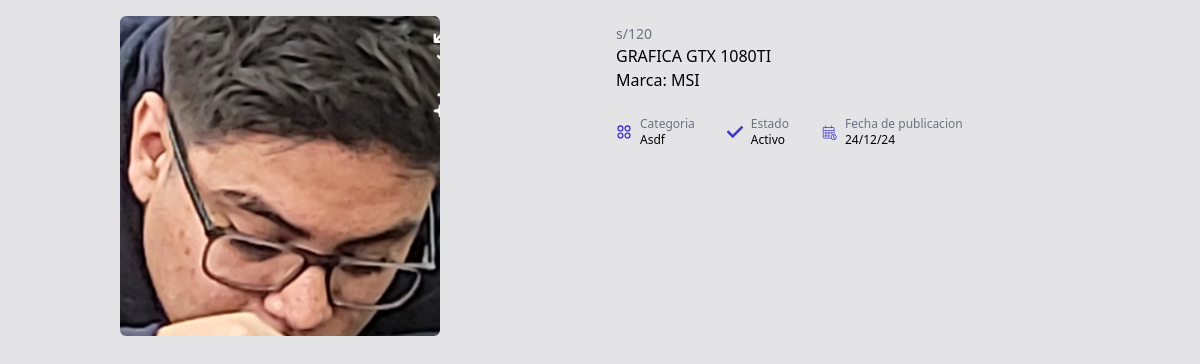
The app's page /8/ with its own data.
### shop/models.py (models this page shows, shortened)
class Products(models.Model):
    name = models.CharField(max_length=50)
    description = models.TextField()
    price = models.IntegerField()
    category = models.ForeignKey(Category, on_delete=models.CASCADE, related_name='productsAll')
    is_active = models.BooleanField(default=True)
    created_at = models.DateTimeField(auto_now_add=True)
    image = models.ImageField(upload_to='products',blank=True, null=True)
    class Meta:
        verbose_name_plural = 'Product'
    @property
    def category_name(self):
        return self.category.name

class Category(models.Model):
    name = models.CharField(max_length=50)
    class Meta:
        verbose_name_plural = 'Categories'

### shop/views.py (the view)
# urls.py: path('<int:pk>/',ProductDetailView.as_view(), name='product_detail'),
class ProductDetailView(DetailView):
    model = Products
    template_name = "shop/product_detail.html"
    context_object_name = 'products'

### shop/templates/shop/product_detail.html (shortened to what this page needs)
<!DOCTYPE html>
<html lang="es">
  <head>
    <script src="https://cdn.tailwindcss.com"></script>
  </head>
  <body class="bg-zinc-200">
    <div class="container mx-auto px-4 flex flex-wrap">
      <div class="w-full md:w-1/2 p-4">
        <img
          alt="imagen de producto"
          src="{{ products.image.url }}"
          class="h-80 w-80 rounded-md object-cover"
        />
      </div>
      <div class="w-full md:w-1/2 p-4">
        <div class="mt-2">
          <dl>
            <div>
              <dd class="text-sm text-gray-500">
                {% if products.price == 0 %}GRATIS{% else %}s/{{ products.price}}{% endif %}
              </dd>
            </div>
            <div>
              <dd class="font-medium">{{ products.name }}</dd>
            </div>
            <div>
              <dd class="font-large">{{ products.description }}</dd>
            </div>
          </dl>
          <div class="mt-6 flex items-center gap-8 text-xs">
            <div class="sm:inline-flex sm:shrink-0 sm:items-center sm:gap-2">
              <div class="mt-1.5 sm:mt-0">
                <p class="text-gray-500">Categoria</p>
                <p class="font-medium">{{ products.category_name }}</p>
              </div>
            </div>
            <div class="sm:inline-flex sm:shrink-0 sm:items-center sm:gap-2">
              <svg
                class="size-4"
                xmlns="http://www.w3.org/2000/svg"
                fill="none"
                viewBox="0 0 24 24"
                stroke="#4338ca"
                stroke-width="2"
              >
                <g id="active">
                  <path
                    d="M8.6,20.1l-7.8-8l1.4-1.4l6.4,6.5L21.8,3.9l1.4,1.4L8.6,20.1z"
                  />
                </g>
              </svg>
              <div class="mt-1.5 sm:mt-0">
                <p class="text-gray-500">Estado</p>
                <p class="font-medium">
                  {% if products.is_active %}Activo{% else %}Inactivo{% endif %}
                </p>
              </div>
            </div>
            <div class="sm:inline-flex sm:shrink-0 sm:items-center sm:gap-2">
              <div class="mt-1.5 sm:mt-0">
                <p class="text-gray-500">Fecha de publicacion</p>
                <p class="font-medium">
                 {{ products.created_at | date:"d/m/y"}}
                </p>
              </div>
            </div>
          </div>
        </div>
      </div>
    </div>
  </body>
</html>

### records on screen
Products: image (picture), price "120", name "GRAFICA GTX 1080TI", description "Marca: MSI", category_name "Asdf", created_at "24/12/24"
